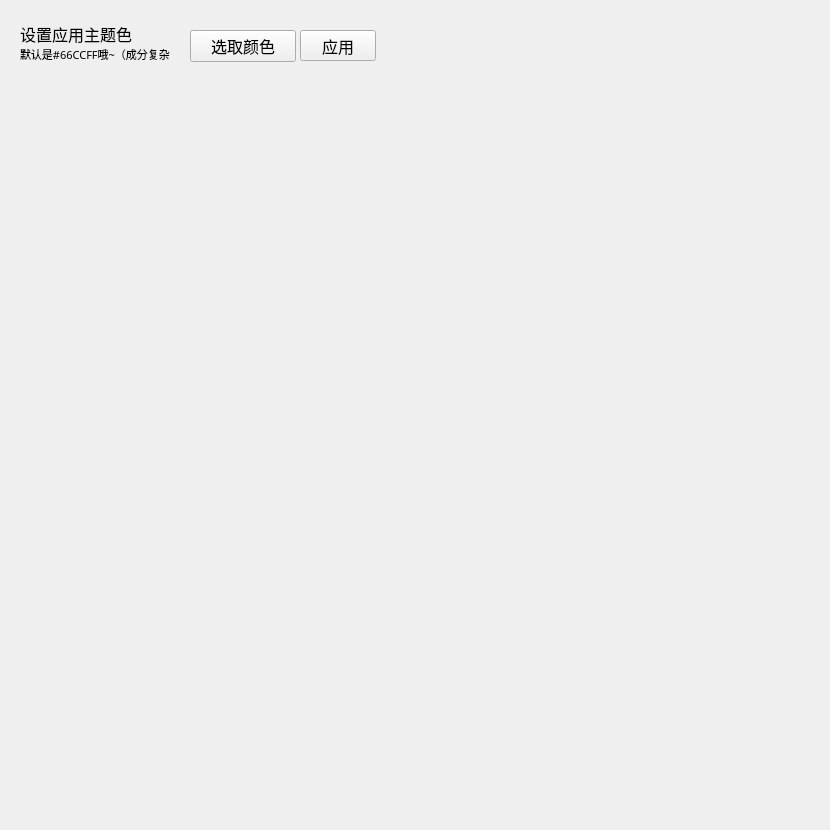
<?xml version="1.0" encoding="UTF-8"?>
<ui version="4.0">
 <class>Settings</class>
 <widget class="QWidget" name="Settings">
  <property name="geometry">
   <rect>
    <x>0</x>
    <y>0</y>
    <width>830</width>
    <height>830</height>
   </rect>
  </property>
  <property name="minimumSize">
   <size>
    <width>830</width>
    <height>830</height>
   </size>
  </property>
  <property name="maximumSize">
   <size>
    <width>830</width>
    <height>830</height>
   </size>
  </property>
  <property name="font">
   <font>
    <family>微软雅黑</family>
    <pointsize>12</pointsize>
   </font>
  </property>
  <property name="windowTitle">
   <string>Form</string>
  </property>
  <widget class="QWidget" name="verticalLayoutWidget">
   <property name="geometry">
    <rect>
     <x>10</x>
     <y>10</y>
     <width>381</width>
     <height>71</height>
    </rect>
   </property>
   <layout class="QVBoxLayout" name="Setting1_Layout">
    <item>
     <widget class="CardWidget" name="Setting1_CardWidget">
      <widget class="TitleLabel" name="Setting1_TitleLabel">
       <property name="geometry">
        <rect>
         <x>10</x>
         <y>5</y>
         <width>181</width>
         <height>38</height>
        </rect>
       </property>
       <property name="font">
        <font>
         <family>微软雅黑</family>
         <pointsize>12</pointsize>
         <weight>50</weight>
         <bold>false</bold>
        </font>
       </property>
       <property name="text">
        <string>设置应用主题色</string>
       </property>
      </widget>
      <widget class="BodyLabel" name="Setting1_BodyLabel">
       <property name="geometry">
        <rect>
         <x>10</x>
         <y>35</y>
         <width>231</width>
         <height>19</height>
        </rect>
       </property>
       <property name="font">
        <font>
         <family>微软雅黑</family>
         <pointsize>8</pointsize>
         <weight>50</weight>
         <bold>false</bold>
        </font>
       </property>
       <property name="text">
        <string>默认是#66CCFF哦~（成分复杂</string>
       </property>
       <property name="lightColor" stdset="0">
        <color>
         <red>140</red>
         <green>140</green>
         <blue>140</blue>
        </color>
       </property>
      </widget>
      <widget class="PushButton" name="Setting1_ColorButton">
       <property name="geometry">
        <rect>
         <x>180</x>
         <y>20</y>
         <width>106</width>
         <height>32</height>
        </rect>
       </property>
       <property name="text">
        <string>选取颜色</string>
       </property>
       <property name="hasIcon" stdset="0">
        <bool>true</bool>
       </property>
      </widget>
      <widget class="PrimaryPushButton" name="Setting1_ApplyButton">
       <property name="geometry">
        <rect>
         <x>290</x>
         <y>20</y>
         <width>76</width>
         <height>31</height>
        </rect>
       </property>
       <property name="text">
        <string>应用</string>
       </property>
       <property name="hasIcon" stdset="0">
        <bool>true</bool>
       </property>
      </widget>
     </widget>
    </item>
   </layout>
  </widget>
 </widget>
 <customwidgets>
  <customwidget>
   <class>PushButton</class>
   <extends>QPushButton</extends>
   <header>qfluentwidgets</header>
  </customwidget>
  <customwidget>
   <class>PrimaryPushButton</class>
   <extends>PushButton</extends>
   <header>qfluentwidgets</header>
  </customwidget>
  <customwidget>
   <class>CardWidget</class>
   <extends>QFrame</extends>
   <header>qfluentwidgets</header>
   <container>1</container>
  </customwidget>
  <customwidget>
   <class>BodyLabel</class>
   <extends>QLabel</extends>
   <header>qfluentwidgets</header>
  </customwidget>
  <customwidget>
   <class>TitleLabel</class>
   <extends>QLabel</extends>
   <header>qfluentwidgets</header>
  </customwidget>
 </customwidgets>
 <resources/>
 <connections/>
</ui>
